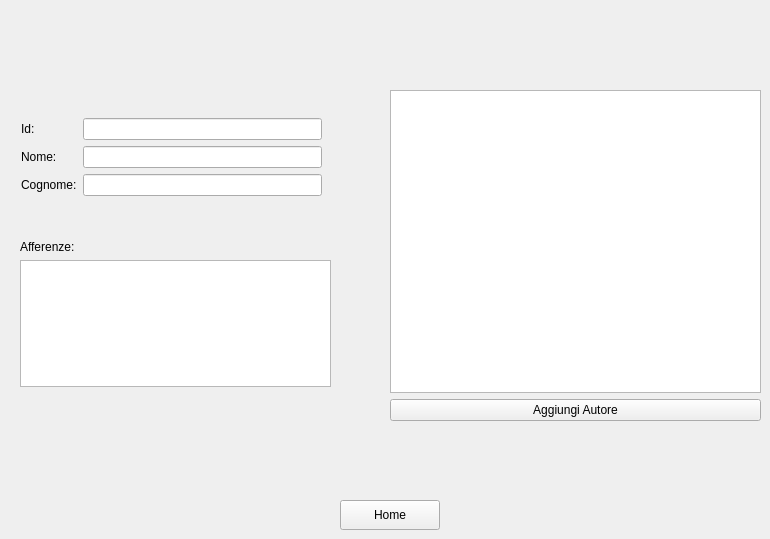
      <widget class="QWidget" name="aggiungiAutPage">
       <widget class="QPushButton" name="HomeButton">
        <property name="geometry">
         <rect>
          <x>340</x>
          <y>500</y>
          <width>100</width>
          <height>30</height>
         </rect>
        </property>
        <property name="text">
         <string>Home</string>
        </property>
       </widget>
       <widget class="QWidget" name="layoutWidget">
        <property name="geometry">
         <rect>
          <x>20</x>
          <y>240</y>
          <width>311</width>
          <height>147</height>
         </rect>
        </property>
        <layout class="QVBoxLayout" name="verticalLayout_6">
         <item>
          <widget class="QLabel" name="afferenzaAutLabel">
           <property name="text">
            <string>Afferenze:</string>
           </property>
          </widget>
         </item>
         <item>
          <widget class="QTextEdit" name="afferenzaAutText"/>
         </item>
        </layout>
       </widget>
       <widget class="QWidget" name="layoutWidget">
        <property name="geometry">
         <rect>
          <x>21</x>
          <y>118</y>
          <width>301</width>
          <height>101</height>
         </rect>
        </property>
        <layout class="QFormLayout" name="formLayout">
         <item row="0" column="0">
          <widget class="QLabel" name="idAutLabel">
           <property name="text">
            <string>Id:</string>
           </property>
          </widget>
         </item>
         <item row="0" column="1">
          <widget class="QLineEdit" name="idAutText"/>
         </item>
         <item row="1" column="0">
          <widget class="QLabel" name="nomeAutLabel">
           <property name="text">
            <string>Nome:</string>
           </property>
          </widget>
         </item>
         <item row="1" column="1">
          <widget class="QLineEdit" name="nomeAutText"/>
         </item>
         <item row="2" column="0">
          <widget class="QLabel" name="cognomeAutLabel">
           <property name="text">
            <string>Cognome:</string>
           </property>
          </widget>
         </item>
         <item row="2" column="1">
          <widget class="QLineEdit" name="cognomeAutText"/>
         </item>
        </layout>
       </widget>
       <widget class="QWidget" name="layoutWidget">
        <property name="geometry">
         <rect>
          <x>390</x>
          <y>90</y>
          <width>371</width>
          <height>331</height>
         </rect>
        </property>
        <layout class="QVBoxLayout" name="verticalLayout_7">
         <item>
          <widget class="QListWidget" name="listaAutoriAP"/>
         </item>
         <item>
          <widget class="QPushButton" name="aggiungiAutButtonAP">
           <property name="text">
            <string>Aggiungi Autore</string>
           </property>
          </widget>
         </item>
        </layout>
       </widget>
      </widget>
